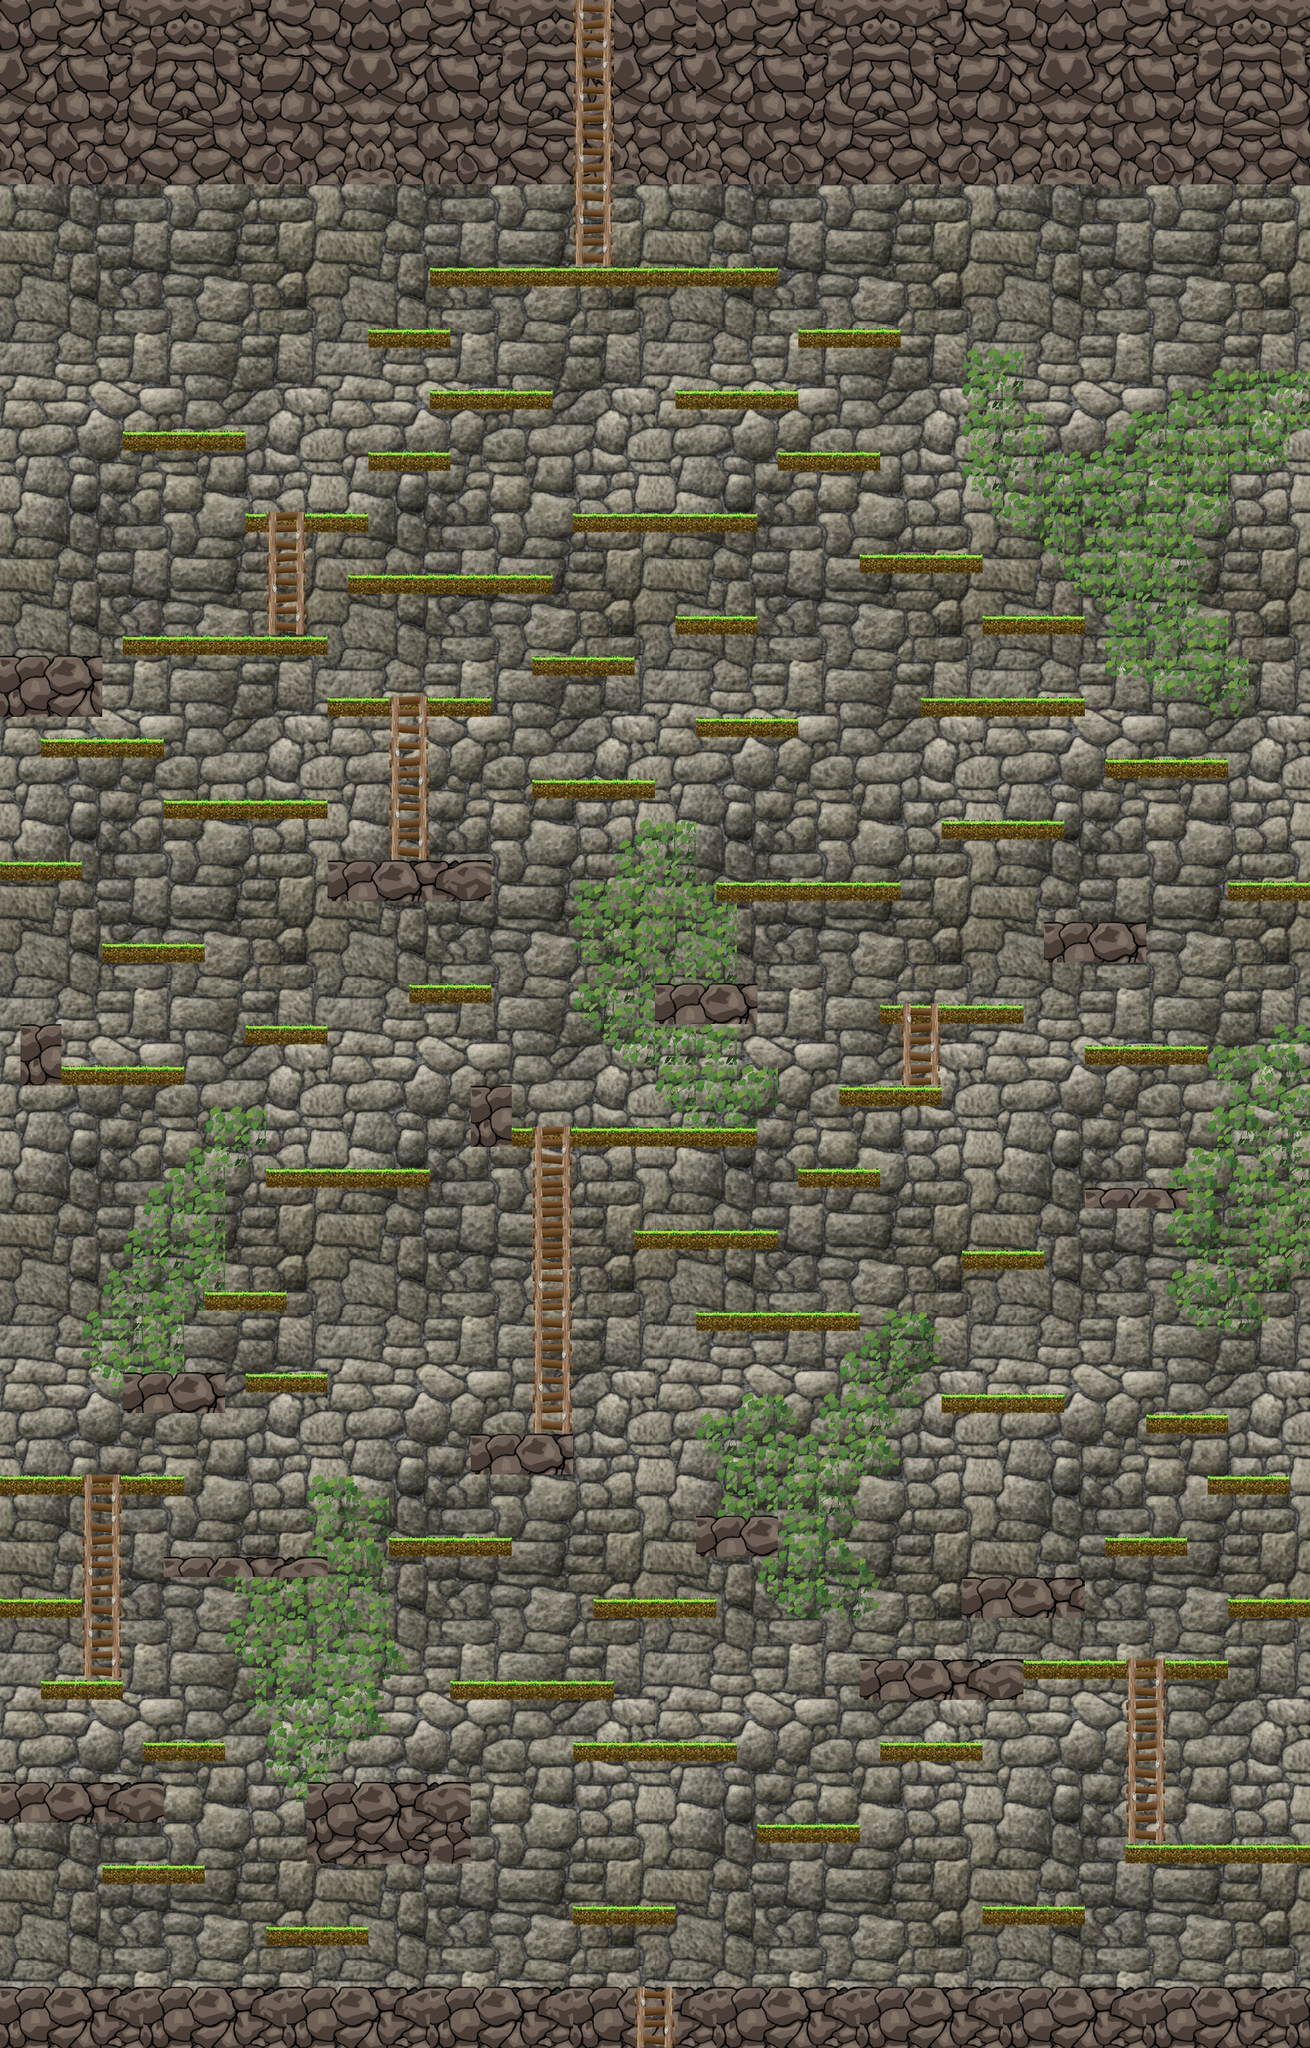

Rendered tile map (Tiled .tmx) drawn with the repository's tilesets; below, a short description and the map source with its tile grids summarised:
An orthogonal 64x100 tile map with 32x32 px tiles, 6 tile layers (wall, vine, stone, stoneLedge, ...), 6 tilesets.

<map version="1.0" tiledversion="1.0.3" orientation="orthogonal" renderorder="right-down" width="64" height="100" tilewidth="32" tileheight="32" nextobjectid="1">
 <tileset firstgid="1" name="grassLedgeTile" tilewidth="32" tileheight="32" tilecount="7" columns="7">
  <image source="ledgeTile.png" width="255" height="33" />
 </tileset>
 <tileset firstgid="8" name="ladder" tilewidth="32" tileheight="32" tilecount="6" columns="2">
  <image source="ladder.png" width="64" height="96" />
 </tileset>
 <tileset firstgid="14" name="stoneLedgeTile" tilewidth="32" tileheight="32" tilecount="270" columns="30">
  <image source="stoneledgetiled.png" width="960" height="292" />
 </tileset>
 <tileset firstgid="284" name="wallTile" tilewidth="32" tileheight="32" tilecount="256" columns="16">
  <image source="wallTile.png" width="512" height="512" />
 </tileset>
 <tileset firstgid="540" name="wellBottom" tilewidth="32" tileheight="32" tilecount="270" columns="27">
  <image source="stoneledge.png" width="870" height="333" />
 </tileset>
 <tileset firstgid="810" name="vineTile" tilewidth="32" tileheight="32" tilecount="12" columns="3">
  <image source="vineTile.png" width="96" height="129" />
 </tileset>
 <layer name="wall" width="64" height="100">
  <data>[6400 cells, 6400 non-empty, 256 distinct tile ids]</data>
 </layer>
 <layer name="vine" width="64" height="100">
  <data>[6400 cells, 576 non-empty, 8 distinct tile ids]</data>
 </layer>
 <layer name="stone" width="64" height="100">
  <data>[6400 cells, 372 non-empty, 32 distinct tile ids]</data>
 </layer>
 <layer name="stoneLedge" width="64" height="100">
  <data>[6400 cells, 582 non-empty, 276 distinct tile ids]</data>
 </layer>
 <layer name="grassLedge" width="64" height="100">
  <data>[6400 cells, 386 non-empty, 6 distinct tile ids]</data>
 </layer>
 <layer name="ladder" width="64" height="100">
  <data>[6400 cells, 130 non-empty, 6 distinct tile ids]</data>
 </layer>
</map>
